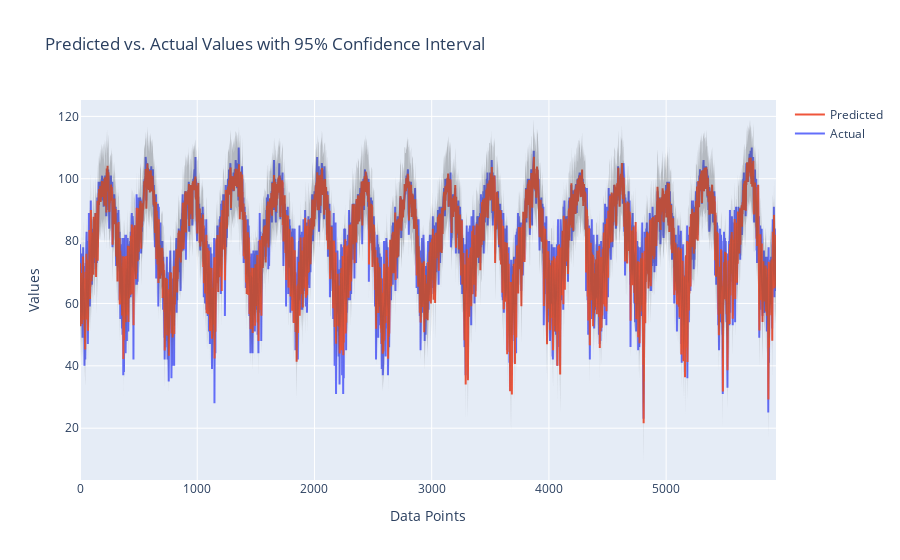

The notebook cell saved with this chart:
### Code cell
import plotly.graph_objs as go
from sklearn.metrics import explained_variance_score

# Make predictions on the test data
y_pred = model.predict(X_test_scaled)

print(f'Explained Variance Score: {explained_variance_score(y_test, y_pred):.4f}')

# Print mean squared error on the test data
mse = np.mean((y_pred - y_test) ** 2)
print(f'Mean Squared Error: {mse:.4f}')

# mae
mae = np.mean(np.abs(y_pred - y_test))
print(f'Mean Absolute Error: {mae:.4f}')

# std error
std_error = np.std(y_pred - y_test)
print(f'Standard Error: {std_error:.4f}')

confidence_interval = 1.96 * std_error
print(f'95% Confidence Interval: {confidence_interval:.4f}')


# Create upper and lower bounds for uncertainty shading
upper_bound = y_pred + confidence_interval
lower_bound = y_pred - confidence_interval


# Plot the predicted vs. actual values
# Create traces for actual and predicted values
trace_actual = go.Scatter(
    x=np.arange(len(y_test)),
    y=y_test,
    mode='lines',
    name='Actual'
)

trace_predicted = go.Scatter(
    x=np.arange(len(y_pred)),
    y=y_pred,
    mode='lines',
    name='Predicted'
)

# Create traces for the uncertainty shading
trace_upper_bound = go.Scatter(
    x=np.arange(len(y_pred)),
    y=upper_bound,
    mode='lines',
    marker=dict(color="#444"),
    line=dict(width=0),
    showlegend=False
)

trace_lower_bound = go.Scatter(
    x=np.arange(len(y_pred)),
    y=lower_bound,
    mode='lines',
    marker=dict(color="#444"),
    line=dict(width=0),
    fillcolor='rgba(68, 68, 68, 0.3)',
    fill='tonexty',
    showlegend=False
)

# Create the layout for the figure
layout = go.Layout(
    title='Predicted vs. Actual Values with 95% Confidence Interval',
    xaxis=dict(title='Data Points'),
    yaxis=dict(title='Values')
)

# Create the figure
fig = go.Figure(data=[trace_actual, trace_predicted, trace_upper_bound, trace_lower_bound], layout=layout)

# Display the figure
fig.show()

### Figure 1 — Plotly figure (JSON) as saved in the notebook; plotly's stock layout.template omitted (floating-point values rounded to 4 significant figures; data arrays with more than 128 entries replaced by an {"elided": "..."} marker saying what was removed)
{"data": [{"mode": "lines", "name": "Actual", "type": "scatter", "x": {"elided": "5938 int values"}, "y": {"elided": "5938 int values"}}, {"mode": "lines", "name": "Predicted", "type": "scatter", "x": {"elided": "5938 int values"}, "y": {"elided": "5938 float values"}}, {"line": {"width": 0}, "marker": {"color": "#444"}, "mode": "lines", "showlegend": false, "type": "scatter", "x": {"elided": "5938 int values"}, "y": {"elided": "5938 float values"}}, {"fill": "tonexty", "fillcolor": "rgba(68, 68, 68, 0.3)", "line": {"width": 0}, "marker": {"color": "#444"}, "mode": "lines", "showlegend": false, "type": "scatter", "x": {"elided": "5938 int values"}, "y": {"elided": "5938 float values"}}], "layout": {"title": {"text": "Predicted vs. Actual Values with 95% Confidence Interval"}, "xaxis": {"title": {"text": "Data Points"}}, "yaxis": {"title": {"text": "Values"}}}}
